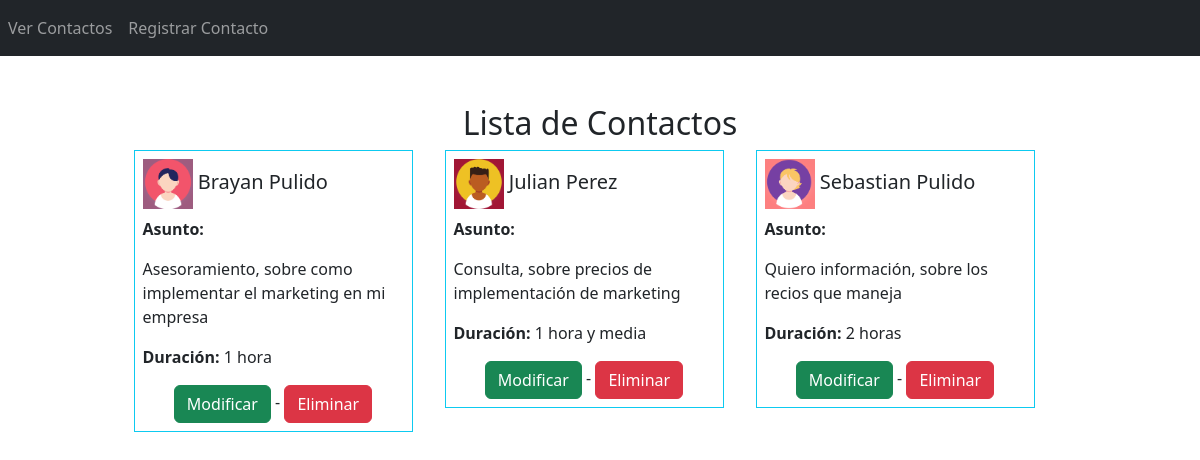
The app's page /Contactos/index.php with its own data.
### tables this page shows
CREATE TABLE `contacto` (
  `id` int(11) NOT NULL,
  `Nombres` varchar(50) NOT NULL,
  `Apellidos` varchar(50) NOT NULL,
  `Email` varchar(50) NOT NULL,
  `Celular` varchar(11) NOT NULL,
  `Pais` varchar(30) NOT NULL,
  `Reunion` varchar(50) NOT NULL,
  `Image` varchar(100) NOT NULL,
  `Asunto` varchar(250) NOT NULL
);

### config/Database.php (called while the page is built, shortened)
<?php
class Database{
    public $host = 'localhost';
    public $user = 'root';
    public $pass = '';
    public $db = 'contactos';
    function __construct(){
        $this->conn = $this->connectToDatabase();
        return $this -> conn;
    }
    function connectToDatabase(){
        $conn= mysqli_connect($this->host, $this->user, $this->pass, $this->db);
        return $conn;
    }
}

### Contactos/Contact.php (called while the page is built, shortened)
<?php
include('../config/Database.php');
class Contact {
    public $conn;
    function __construct() {
        $db = new Database();
        $this->conn = $db->connectToDatabase();
    }
    function getALL() {
        $sql = "SELECT * FROM contacto ORDER BY id ASC";
        return mysqli_query($this->conn, $sql);
    }
}

### Contactos/index.php (the view, shortened to what this page needs)
<?php
include('Contact.php');
$c = new Contact();
$allContact = $c->getAll();
?>
<!DOCTYPE html>
<html>
<head>
    <link href="https://cdn.jsdelivr.net/npm/bootstrap@5.3.0-alpha3/dist/css/bootstrap.min.css" rel="stylesheet">
</head>
<body>
    <?php include('../menu.php') ?>
    <div class="container">
        <h2 class="text-center mb-2">Lista de Contactos</h2>
        <div class="d-flex flex-wrap justify-content-center">
            <?php
            while ($contact = mysqli_fetch_object($allContact)) {
                echo "<div class='col-md-3 mb-3'>";
                echo "<div class='border border-info p-2'>";
                echo "<h5>
                    <img src='" . ROOT . "/images/$contact->Image' width='50' height='50' />
                    $contact->Nombres $contact->Apellidos
                    </h5>";
                    echo "<p><b>Asunto:</b></p>";
                    echo "<p>" . nl2br($contact->Asunto) . "</p>";
                    echo "<p><b>Duración:</b> $contact->Reunion</p>";
                echo "<div class='text-center'><a class='btn btn-success' href='" . ROOT . "Contactos/edit.php?id=$contact->id'>Modificar</a> - <a class='btn btn-danger' href='" . ROOT . "/Contactos/index.php?id=$contact->id'>Eliminar</a></div>";
                echo "</div>";
                echo "</div>";
            }
            ?>
        </div>
    </div>
</body>
</html>

### menu.php
<nav class="navbar navbar-expand navbar-dark bg-dark mb-5">
    <ul class="navbar-nav">
        <li class="nav-item">
            <a class="nav-link" href="<?= ROOT ?>/Contactos/index.php">Ver Contactos</a>
        </li>
        <li class="nav-item">
            <a class="nav-link" href="<?= ROOT ?>/Contactos/add.php">Registrar Contacto</a>
        </li>
    </ul>
</nav>

### records on screen
contacto: Image (picture), Nombres "Brayan", Apellidos "Pulido", Asunto "Asesoramiento, sobre como implementar el marketing en mi empresa", Reunion "1 hora"
contacto: Image (picture), Nombres "Julian", Apellidos "Perez", Asunto "Consulta, sobre precios de implementación de marketing", Reunion "1 hora y media"
contacto: Image (picture), Nombres "Sebastian", Apellidos "Pulido", Asunto "Quiero información, sobre los recios que maneja", Reunion "2 horas"
